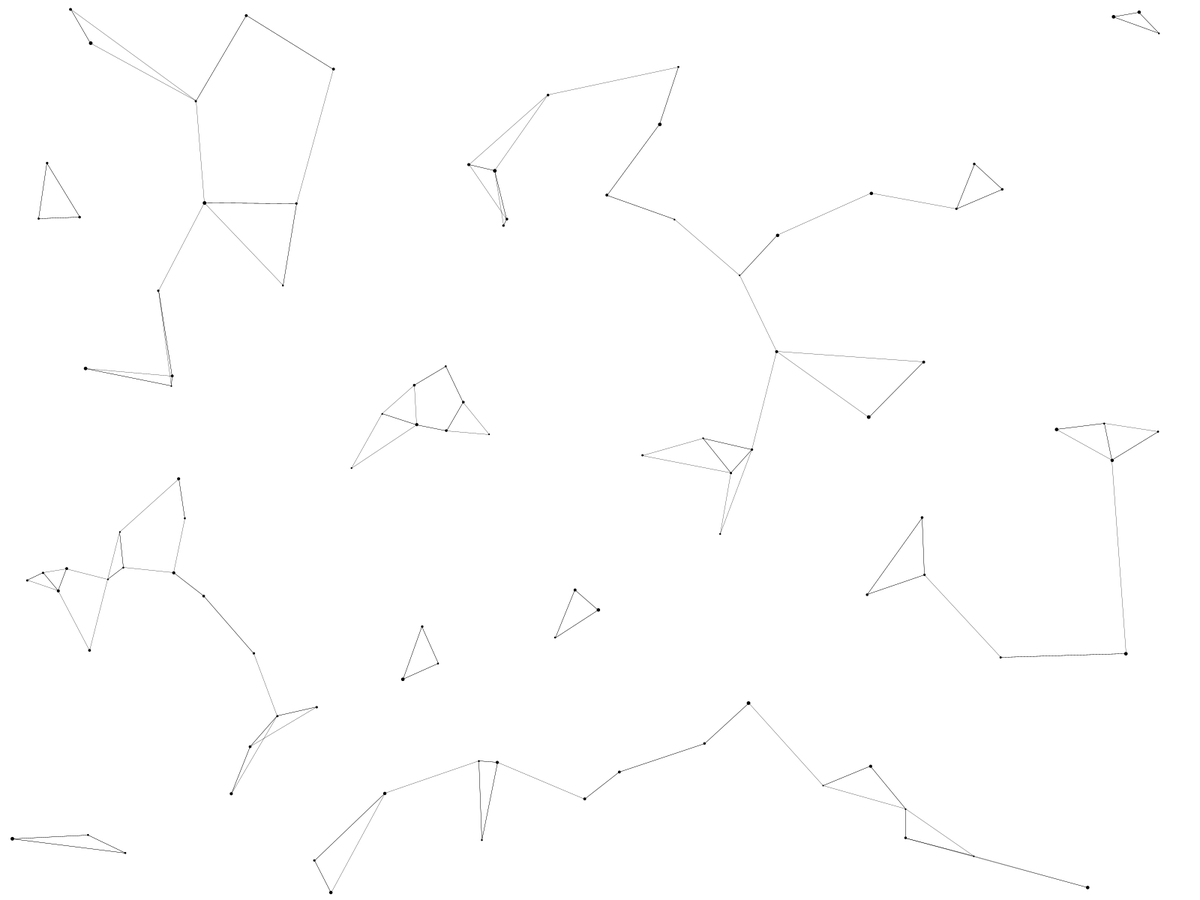
Frame 1 (no input)
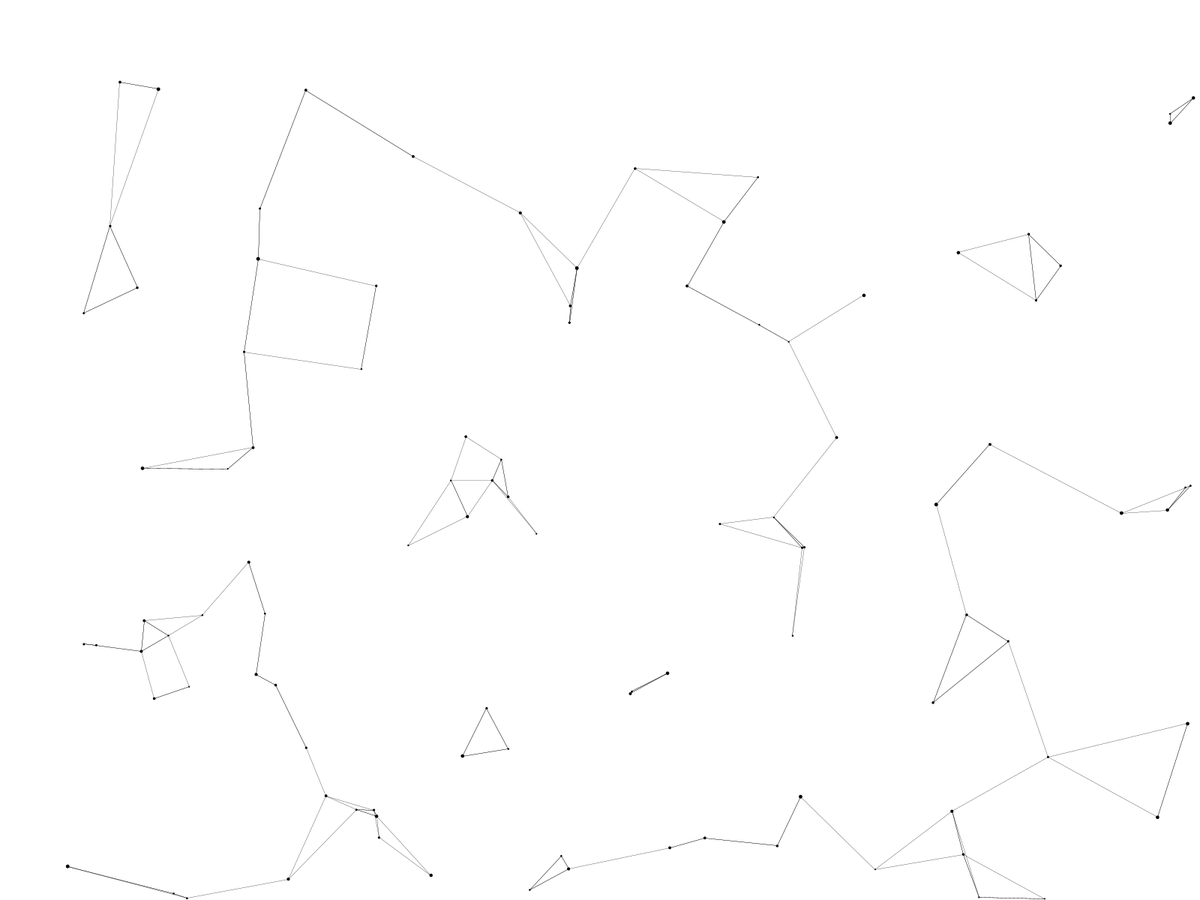
Frame 60 (the mouse pressed at the canvas centre just before this capture)
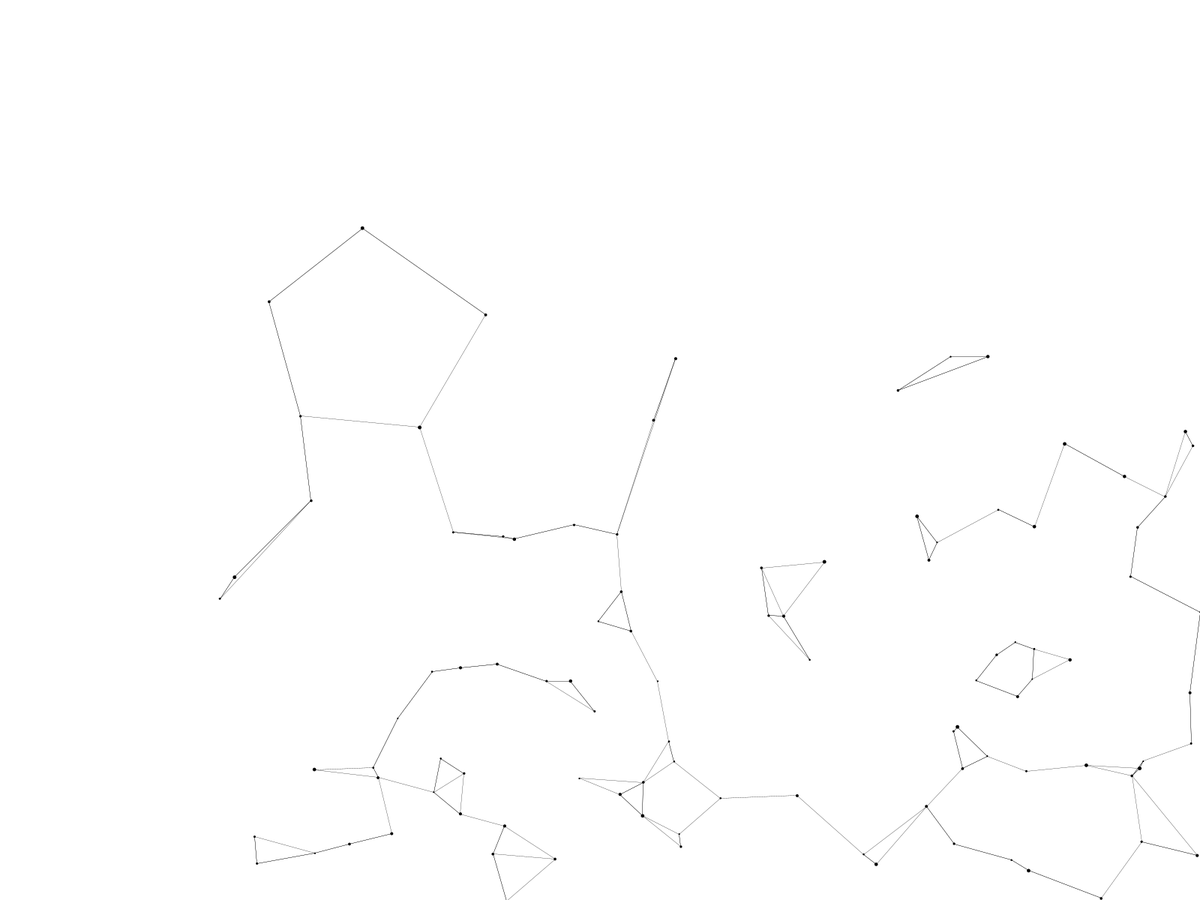
Frame 120 (the mouse held since frame 60 and released just before this capture)

The Processing sketch that drew these frames (run headless with seeded random() and noise(); from frame 60 on, the mouse is pressed at the canvas centre):

// Processing sketch: Particles_with_Lines
// ── Particles_with_Lines.pde

// The no. of particles
int noOfParticles = 100;

Particle[] p = new Particle[noOfParticles];

void setup()
{
  fullScreen();
  smooth();
  
  // Initializing particle objects
  for(int i = 0; i < p.length; i++)
  {
    p[i] = new Particle();
  }
}

void draw()
{
  background(255);
  
  // Moving the particles
  for(int i = 0; i < p.length; i++)
  {
    p[i].move();
  }
  
  // Drawing the connecting lines
  drawTriangles(p);
}
// ── Lines.pde

// Array to store the distance between particles
float[] distances = new float[noOfParticles];

void drawTriangles(Particle[] p)
{
  for(int i = 0; i < p.length; i++)
  {
    for(int j = 0; j < distances.length; j++)
    {
      // Calculating distance b/w the current particle and all other particles
      distances[j] = dist(p[i].x, p[i].y, p[j].x, p[j].y);
    }
    // Drawing lines for current particle
    drawLine(p, i);
  
  }
}

void drawLine(
Particle[] p, int j)
{
  float dist = distances[0];
  int temp1 = 0;
  int temp2 = 0;
  
  // Calculating first closest particle
  for(int i = 0; i < distances.length; i++)
  {
    if(dist > distances[i] && distances[i] != 0)
    {
      dist = distances[i];
      temp1 = i;
    }
  }
  
  
  dist = distances[0];
  
  
  // Calculating second closest particle
  for(int i = 0; i < distances.length; i++)
  {
    if(dist > distances[i] && distances[i] != 0 && i != temp1)
    {
      dist = distances[i];
      temp2 = i;
    }
  }
  
  // Drawing the lines to two particles closest to current particle
  stroke(0);
  strokeWeight(0.3);
  line(p[j].x, p[j].y, p[temp1].x, p[temp1].y);
  line(p[j].x, p[j].y, p[temp2].x, p[temp2].y);
}
// ── Particle.pde

class Particle
{
  float x;
  float y;
  float xVel;
  float yVel;
  float initXVel;
  float initYVel;
  float diameter;
  float velMultiplier;
  
  Particle()
  {
    setVars();
  }
  
  // Moving the particle
  void move()
  {
    x += xVel;
    y += yVel;
    setVel();
    hitTheWalls();
    drawParticle();
  }
  
  // Increasing the velocity according to mouse X position
  void setVel()
  {
    velMultiplier = map(mouseX, 0, width, 1, 5);
    xVel = signVel(xVel) * initXVel * velMultiplier;
    yVel = signVel(yVel) * initYVel * velMultiplier;
  }
  
  // Getting the sign of given velocity
  int signVel(float v)
  {
    if(v < 0)
      return -1;
    else 
      return 1;
  }
  
  // Checking whether the particle have hit any end of the window 
  //and reversing the velocity if yes.
  void hitTheWalls()
  {
    if(x >= width || x <= 0)
      xVel = -xVel;
    if(y >= height || y <= 0)
      yVel = -yVel;
  }
  
  // Drawing the particel
  void drawParticle()
  {
    noStroke();
    fill(0);
    ellipseMode(CENTER);
    ellipse(x, y, diameter, diameter);
  }
  
  // Initialising the variables
  void setVars()
  {
    x = random(1, width);
    y = random(1, height);
    xVel = random(1, 2);
    yVel = random(1, 2.5);
    initXVel = xVel;
    initYVel = yVel;
    diameter = random(2,5);
  } 
}
